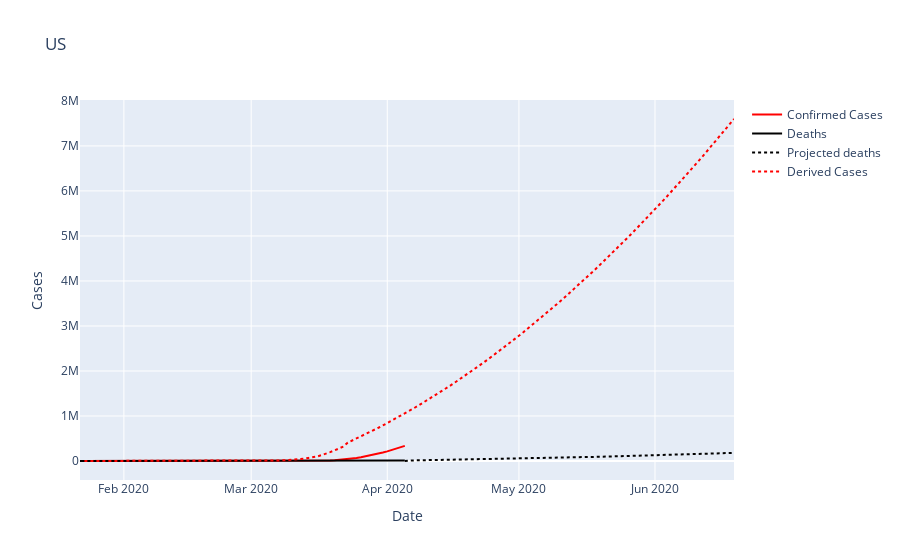
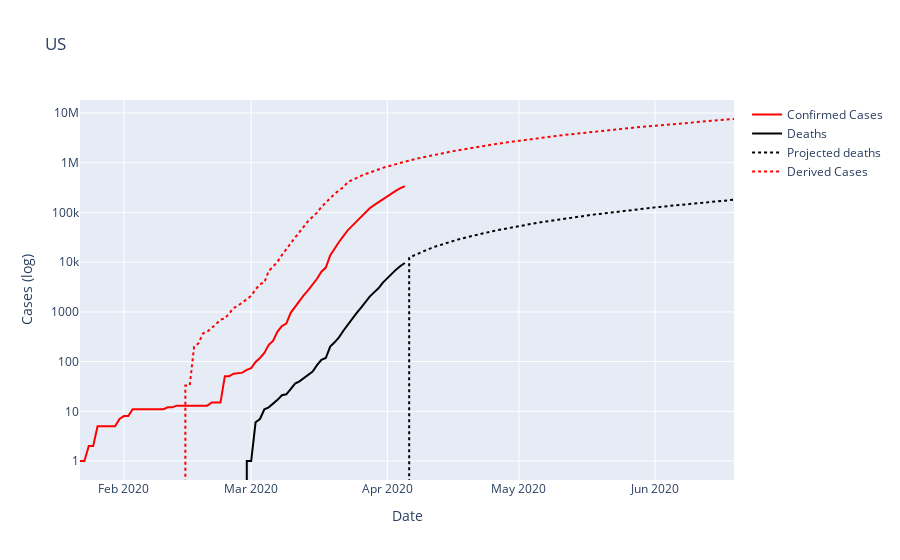

Notebook code for these charts, in order:
### Code cell
%matplotlib inline
plt.style.use('seaborn-dark')

Cases = Cases.reset_index().set_index(['parent','label'])

def plotData(cases, title):
    cases = cases.reset_index().set_index('date')
    sim = extenddata(cases, title)
#    sim = extenddata(cases[firstrecordeddate:"2020-04-04"], title)
    projected = sim[lastrecordeddate:]
    
    fig = make_subplots(rows=3, cols=2,shared_xaxes=True,
                        specs=[[{}, {}],[{},{}],
                           [{"colspan": 2}, None]],
                        subplot_titles=('Total Confirmed Cases','Active Cases','Deaths','Recoveries','Death to Cases Ratio'))
    fig = go.Figure()

    fig.add_trace(go.Scatter(x=cases.index,y=cases['confirmed'],
                             mode='lines',
                             name='Confirmed Cases',
                             line=dict(color='red',width=2)))
#                             row=1,col=1)
    #fig.add_trace(go.Scatter(x=cases.index,y=cases['active'],
    #                         mode='lines',
    #                         name='Active Cases',
    #                         line=dict(color='purple',width=2)))
#                             row=1,col=2)
    #fig.add_trace(go.Scatter(x=cases.index,y=cases['recovered'],
    #                         mode='lines',
    #                         name='Recoveries',
    #                         line=dict(color='green',width=2)))
#                             row=1,col=1)
    fig.add_trace(go.Scatter(x=cases.index,y=cases['deaths'],
                             mode='lines',
                             name='Deaths',
                             line=dict(color='black',width=2)))
#                             row=1,col=1)
    fig.add_trace(go.Scatter(x=projected.index,y=projected['projectedDeaths'],
                             mode='lines',
                             name='Projected deaths',
                             line=dict(color='black',width=2,dash='dot')))
#                             row=1,col=1)
        
    fig.add_trace(go.Scatter(x=sim.index,y=sim['derivedConfirmed'],
                             mode='lines',
                             name='Derived Cases',
                             line=dict(color='red',width=2,dash='dot')))
                             #row=1,col=1)
    #fig.add_trace(go.Scatter(x=sim.index,y=sim['derivedActive'],
    #                         mode='lines',
    #                         name='Derived Active Cases',
    #                         line=dict(color='purple',width=2,dash='dot')))
                             #row=1,col=2)
    #fig.add_trace(go.Scatter(x=sim.index,y=sim['derivedRecovered'],
    #                         mode='lines',
    #                         name='Derived Recoveries',
    #                         line=dict(color='green',width=2,dash='dot')))
                             #row=2,col=2)

    fig.update_layout(showlegend=True)
    fig.update_layout(title=title,
                       yaxis_title='Cases',
#                       yaxis_title='Cases (log)', yaxis_type="log",
                       xaxis_title='Date')

    fig.show()
    fig.update_layout(title=title,
                       yaxis_title='Cases (log)', yaxis_type="log",
                       xaxis_title='Date')

    fig.show()

plotData(GlobalTotals, 'Global')
plotData(Cases.loc["US"], 'US')
plotData(Cases.loc['Germany'], 'Germany')
#plotData(Cases.loc['Sweden'], 'Sweden')

#plotData(Cases.loc["Germany"].droplevel("label").loc["2020-03-14":"2020-04-04"], 'Germany')
#plotData(Cases.loc["China"].groupby('date').sum(), 'China')

### Figure 1 — Plotly figure (JSON) as saved in the notebook; plotly's stock layout.template omitted (floating-point values rounded to 4 significant figures; data arrays with more than 128 entries replaced by an {"elided": "..."} marker saying what was removed)
{"data": [{"line": {"color": "red", "width": 2}, "mode": "lines", "name": "Confirmed Cases", "type": "scatter", "x": ["2020-01-22", "2020-01-23", "2020-01-24", "2020-01-25", "2020-01-26", "2020-01-27", "2020-01-28", "2020-01-29", "2020-01-30", "2020-01-31", "2020-02-01", "2020-02-02", "2020-02-03", "2020-02-04", "2020-02-05", "2020-02-06", "2020-02-07", "2020-02-08", "2020-02-09", "2020-02-10", "2020-02-11", "2020-02-12", "2020-02-13", "2020-02-14", "2020-02-15", "2020-02-16", "2020-02-17", "2020-02-18", "2020-02-19", "2020-02-20", "2020-02-21", "2020-02-22", "2020-02-23", "2020-02-24", "2020-02-25", "2020-02-26", "2020-02-27", "2020-02-28", "2020-02-29", "2020-03-01", "2020-03-02", "2020-03-03", "2020-03-04", "2020-03-05", "2020-03-06", "2020-03-07", "2020-03-08", "2020-03-09", "2020-03-10", "2020-03-11", "2020-03-12", "2020-03-13", "2020-03-14", "2020-03-15", "2020-03-16", "2020-03-17", "2020-03-18", "2020-03-19", "2020-03-20", "2020-03-21", "2020-03-22", "2020-03-23", "2020-03-24", "2020-03-25", "2020-03-26", "2020-03-27", "2020-03-28", "2020-03-29", "2020-03-30", "2020-03-31", "2020-04-01", "2020-04-02", "2020-04-03", "2020-04-04", "2020-04-05"], "y": [1, 1, 2, 2, 5, 5, 5, 5, 5, 7, 8, 8, 11, 11, 11, 11, 11, 11, 11, 11, 12, 12, 13, 13, 13, 13, 13, 13, 13, 13, 15, 15, 15, 51, 51, 57, 58, 60, 68, 74, 98, 118, 149, 217, 262, 402, 518, 583, 959, 1281, 1663, 2179, 2727, 3499, 4632, 6421, 7783, 13677, 19100, 25489, 33276, 43847, 53740, 65778, 83836, 101657, 121478, 140886, 161807, 188172, 213372, 243453, 275586, 308850, 337072]}, {"line": {"color": "black", "width": 2}, "mode": "lines", "name": "Deaths", "type": "scatter", "x": ["2020-01-22", "2020-01-23", "2020-01-24", "2020-01-25", "2020-01-26", "2020-01-27", "2020-01-28", "2020-01-29", "2020-01-30", "2020-01-31", "2020-02-01", "2020-02-02", "2020-02-03", "2020-02-04", "2020-02-05", "2020-02-06", "2020-02-07", "2020-02-08", "2020-02-09", "2020-02-10", "2020-02-11", "2020-02-12", "2020-02-13", "2020-02-14", "2020-02-15", "2020-02-16", "2020-02-17", "2020-02-18", "2020-02-19", "2020-02-20", "2020-02-21", "2020-02-22", "2020-02-23", "2020-02-24", "2020-02-25", "2020-02-26", "2020-02-27", "2020-02-28", "2020-02-29", "2020-03-01", "2020-03-02", "2020-03-03", "2020-03-04", "2020-03-05", "2020-03-06", "2020-03-07", "2020-03-08", "2020-03-09", "2020-03-10", "2020-03-11", "2020-03-12", "2020-03-13", "2020-03-14", "2020-03-15", "2020-03-16", "2020-03-17", "2020-03-18", "2020-03-19", "2020-03-20", "2020-03-21", "2020-03-22", "2020-03-23", "2020-03-24", "2020-03-25", "2020-03-26", "2020-03-27", "2020-03-28", "2020-03-29", "2020-03-30", "2020-03-31", "2020-04-01", "2020-04-02", "2020-04-03", "2020-04-04", "2020-04-05"], "y": [0, 0, 0, 0, 0, 0, 0, 0, 0, 0, 0, 0, 0, 0, 0, 0, 0, 0, 0, 0, 0, 0, 0, 0, 0, 0, 0, 0, 0, 0, 0, 0, 0, 0, 0, 0, 0, 0, 1, 1, 6, 7, 11, 12, 14, 17, 21, 22, 28, 36, 40, 47, 54, 63, 85, 108, 118, 200, 244, 307, 417, 557, 706, 942, 1209, 1581, 2026, 2467, 2978, 3873, 4757, 5926, 7087, 8407, 9619]}, {"line": {"color": "black", "dash": "dot", "width": 2}, "mode": "lines", "name": "Projected deaths", "type": "scatter", "x": ["2020-04-05", "2020-04-06", "2020-04-07", "2020-04-08", "2020-04-09", "2020-04-10", "2020-04-11", "2020-04-12", "2020-04-13", "2020-04-14", "2020-04-15", "2020-04-16", "2020-04-17", "2020-04-18", "2020-04-19", "2020-04-20", "2020-04-21", "2020-04-22", "2020-04-23", "2020-04-24", "2020-04-25", "2020-04-26", "2020-04-27", "2020-04-28", "2020-04-29", "2020-04-30", "2020-05-01", "2020-05-02", "2020-05-03", "2020-05-04", "2020-05-05", "2020-05-06", "2020-05-07", "2020-05-08", "2020-05-09", "2020-05-10", "2020-05-11", "2020-05-12", "2020-05-13", "2020-05-14", "2020-05-15", "2020-05-16", "2020-05-17", "2020-05-18", "2020-05-19", "2020-05-20", "2020-05-21", "2020-05-22", "2020-05-23", "2020-05-24", "2020-05-25", "2020-05-26", "2020-05-27", "2020-05-28", "2020-05-29", "2020-05-30", "2020-05-31", "2020-06-01", "2020-06-02", "2020-06-03", "2020-06-04", "2020-06-05", "2020-06-06", "2020-06-07", "2020-06-08", "2020-06-09", "2020-06-10", "2020-06-11", "2020-06-12", "2020-06-13", "2020-06-14", "2020-06-15", "2020-06-16", "2020-06-17", "2020-06-18", "2020-06-19"], "y": [0, 12240, 13582, 14949, 16342, 17760, 19204, 20674, 22168, 23689, 25235, 26806, 28403, 30025, 31673, 33347, 35046, 36770, 38520, 40295, 42096, 43923, 45775, 47652, 49555, 51483, 53437, 55417, 57421, 59452, 61508, 63589, 65696, 67828, 69986, 72170, 74379, 76613, 78873, 81158, 83469, 85806, 88168, 90555, 92968, 95406, 97870, 100360, 102874, 105415, 107981, 110572, 113189, 115831, 118499, 121193, 123912, 126656, 129426, 132221, 135042, 137889, 140761, 143658, 146581, 149529, 152503, 155503, 158527, 161578, 164654, 167755, 170882, 174034, 177212, 180416]}, {"line": {"color": "red", "dash": "dot", "width": 2}, "mode": "lines", "name": "Derived Cases", "type": "scatter", "x": {"elided": "149 str values"}, "y": {"elided": "149 int values"}}], "layout": {"showlegend": true, "title": {"text": "US"}, "xaxis": {"title": {"text": "Date"}}, "yaxis": {"title": {"text": "Cases"}}}}

### Figure 2 — Plotly figure (JSON) as saved in the notebook; plotly's stock layout.template omitted (floating-point values rounded to 4 significant figures; data arrays with more than 128 entries replaced by an {"elided": "..."} marker saying what was removed)
{"data": [{"line": {"color": "red", "width": 2}, "mode": "lines", "name": "Confirmed Cases", "type": "scatter", "x": ["2020-01-22", "2020-01-23", "2020-01-24", "2020-01-25", "2020-01-26", "2020-01-27", "2020-01-28", "2020-01-29", "2020-01-30", "2020-01-31", "2020-02-01", "2020-02-02", "2020-02-03", "2020-02-04", "2020-02-05", "2020-02-06", "2020-02-07", "2020-02-08", "2020-02-09", "2020-02-10", "2020-02-11", "2020-02-12", "2020-02-13", "2020-02-14", "2020-02-15", "2020-02-16", "2020-02-17", "2020-02-18", "2020-02-19", "2020-02-20", "2020-02-21", "2020-02-22", "2020-02-23", "2020-02-24", "2020-02-25", "2020-02-26", "2020-02-27", "2020-02-28", "2020-02-29", "2020-03-01", "2020-03-02", "2020-03-03", "2020-03-04", "2020-03-05", "2020-03-06", "2020-03-07", "2020-03-08", "2020-03-09", "2020-03-10", "2020-03-11", "2020-03-12", "2020-03-13", "2020-03-14", "2020-03-15", "2020-03-16", "2020-03-17", "2020-03-18", "2020-03-19", "2020-03-20", "2020-03-21", "2020-03-22", "2020-03-23", "2020-03-24", "2020-03-25", "2020-03-26", "2020-03-27", "2020-03-28", "2020-03-29", "2020-03-30", "2020-03-31", "2020-04-01", "2020-04-02", "2020-04-03", "2020-04-04", "2020-04-05"], "y": [1, 1, 2, 2, 5, 5, 5, 5, 5, 7, 8, 8, 11, 11, 11, 11, 11, 11, 11, 11, 12, 12, 13, 13, 13, 13, 13, 13, 13, 13, 15, 15, 15, 51, 51, 57, 58, 60, 68, 74, 98, 118, 149, 217, 262, 402, 518, 583, 959, 1281, 1663, 2179, 2727, 3499, 4632, 6421, 7783, 13677, 19100, 25489, 33276, 43847, 53740, 65778, 83836, 101657, 121478, 140886, 161807, 188172, 213372, 243453, 275586, 308850, 337072]}, {"line": {"color": "black", "width": 2}, "mode": "lines", "name": "Deaths", "type": "scatter", "x": ["2020-01-22", "2020-01-23", "2020-01-24", "2020-01-25", "2020-01-26", "2020-01-27", "2020-01-28", "2020-01-29", "2020-01-30", "2020-01-31", "2020-02-01", "2020-02-02", "2020-02-03", "2020-02-04", "2020-02-05", "2020-02-06", "2020-02-07", "2020-02-08", "2020-02-09", "2020-02-10", "2020-02-11", "2020-02-12", "2020-02-13", "2020-02-14", "2020-02-15", "2020-02-16", "2020-02-17", "2020-02-18", "2020-02-19", "2020-02-20", "2020-02-21", "2020-02-22", "2020-02-23", "2020-02-24", "2020-02-25", "2020-02-26", "2020-02-27", "2020-02-28", "2020-02-29", "2020-03-01", "2020-03-02", "2020-03-03", "2020-03-04", "2020-03-05", "2020-03-06", "2020-03-07", "2020-03-08", "2020-03-09", "2020-03-10", "2020-03-11", "2020-03-12", "2020-03-13", "2020-03-14", "2020-03-15", "2020-03-16", "2020-03-17", "2020-03-18", "2020-03-19", "2020-03-20", "2020-03-21", "2020-03-22", "2020-03-23", "2020-03-24", "2020-03-25", "2020-03-26", "2020-03-27", "2020-03-28", "2020-03-29", "2020-03-30", "2020-03-31", "2020-04-01", "2020-04-02", "2020-04-03", "2020-04-04", "2020-04-05"], "y": [0, 0, 0, 0, 0, 0, 0, 0, 0, 0, 0, 0, 0, 0, 0, 0, 0, 0, 0, 0, 0, 0, 0, 0, 0, 0, 0, 0, 0, 0, 0, 0, 0, 0, 0, 0, 0, 0, 1, 1, 6, 7, 11, 12, 14, 17, 21, 22, 28, 36, 40, 47, 54, 63, 85, 108, 118, 200, 244, 307, 417, 557, 706, 942, 1209, 1581, 2026, 2467, 2978, 3873, 4757, 5926, 7087, 8407, 9619]}, {"line": {"color": "black", "dash": "dot", "width": 2}, "mode": "lines", "name": "Projected deaths", "type": "scatter", "x": ["2020-04-05", "2020-04-06", "2020-04-07", "2020-04-08", "2020-04-09", "2020-04-10", "2020-04-11", "2020-04-12", "2020-04-13", "2020-04-14", "2020-04-15", "2020-04-16", "2020-04-17", "2020-04-18", "2020-04-19", "2020-04-20", "2020-04-21", "2020-04-22", "2020-04-23", "2020-04-24", "2020-04-25", "2020-04-26", "2020-04-27", "2020-04-28", "2020-04-29", "2020-04-30", "2020-05-01", "2020-05-02", "2020-05-03", "2020-05-04", "2020-05-05", "2020-05-06", "2020-05-07", "2020-05-08", "2020-05-09", "2020-05-10", "2020-05-11", "2020-05-12", "2020-05-13", "2020-05-14", "2020-05-15", "2020-05-16", "2020-05-17", "2020-05-18", "2020-05-19", "2020-05-20", "2020-05-21", "2020-05-22", "2020-05-23", "2020-05-24", "2020-05-25", "2020-05-26", "2020-05-27", "2020-05-28", "2020-05-29", "2020-05-30", "2020-05-31", "2020-06-01", "2020-06-02", "2020-06-03", "2020-06-04", "2020-06-05", "2020-06-06", "2020-06-07", "2020-06-08", "2020-06-09", "2020-06-10", "2020-06-11", "2020-06-12", "2020-06-13", "2020-06-14", "2020-06-15", "2020-06-16", "2020-06-17", "2020-06-18", "2020-06-19"], "y": [0, 12240, 13582, 14949, 16342, 17760, 19204, 20674, 22168, 23689, 25235, 26806, 28403, 30025, 31673, 33347, 35046, 36770, 38520, 40295, 42096, 43923, 45775, 47652, 49555, 51483, 53437, 55417, 57421, 59452, 61508, 63589, 65696, 67828, 69986, 72170, 74379, 76613, 78873, 81158, 83469, 85806, 88168, 90555, 92968, 95406, 97870, 100360, 102874, 105415, 107981, 110572, 113189, 115831, 118499, 121193, 123912, 126656, 129426, 132221, 135042, 137889, 140761, 143658, 146581, 149529, 152503, 155503, 158527, 161578, 164654, 167755, 170882, 174034, 177212, 180416]}, {"line": {"color": "red", "dash": "dot", "width": 2}, "mode": "lines", "name": "Derived Cases", "type": "scatter", "x": {"elided": "149 str values"}, "y": {"elided": "149 int values"}}], "layout": {"showlegend": true, "title": {"text": "US"}, "xaxis": {"title": {"text": "Date"}}, "yaxis": {"title": {"text": "Cases (log)"}, "type": "log"}}}
